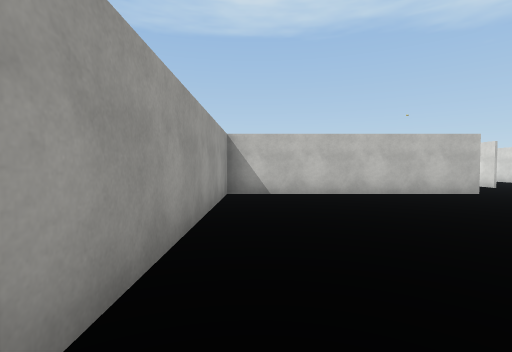
View 1 (above)

16 first-person views from a walk through a scene from a Unity 3-D project. The camera is 1.4 m above the floor, tilts 2° down and sees 85° across. The floor is counted in squares, 2 m on a side. Each view is taken from the middle of a square. On the plan, view 1 faces up. The plan holds only what a view shows up to about 9 squares ahead; the rest is blank. The player is left out. Some surface patterns are stand-ins.

View 2
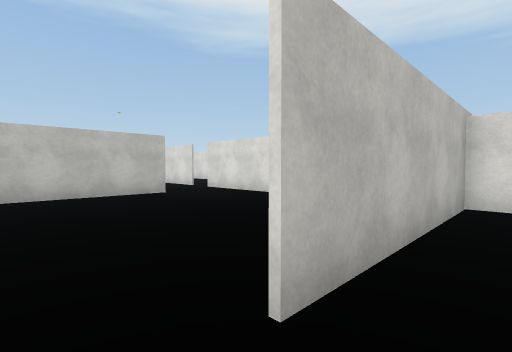

View 3
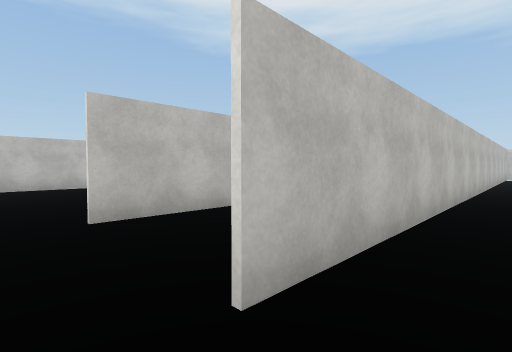

View 4
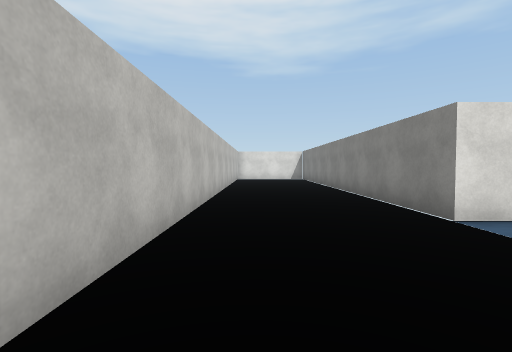

View 5
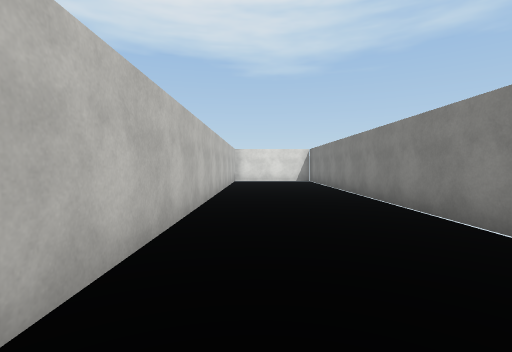

View 6
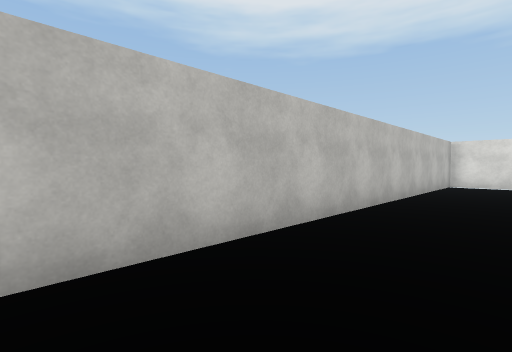

View 7
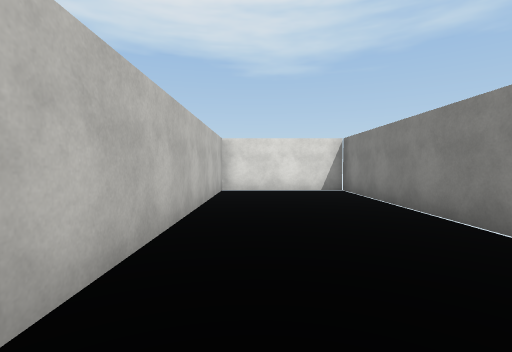

View 8
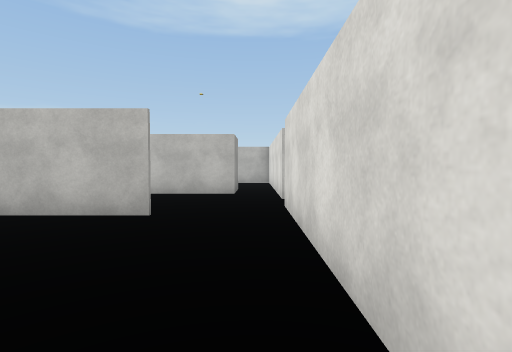

View 9
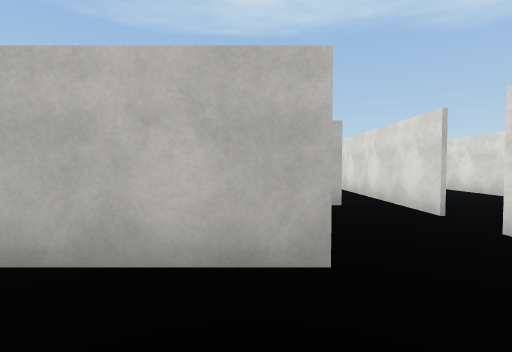

View 10
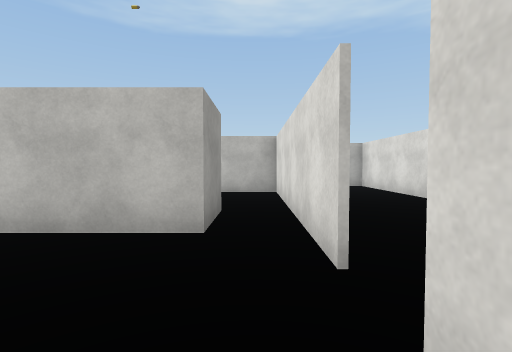

View 11
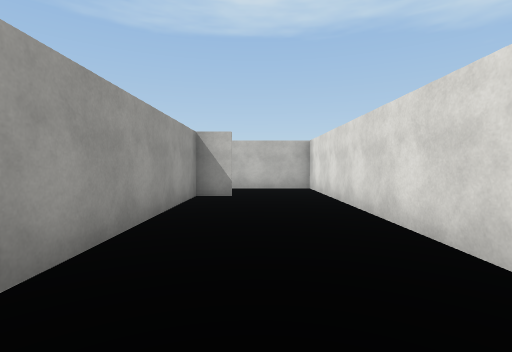

View 12
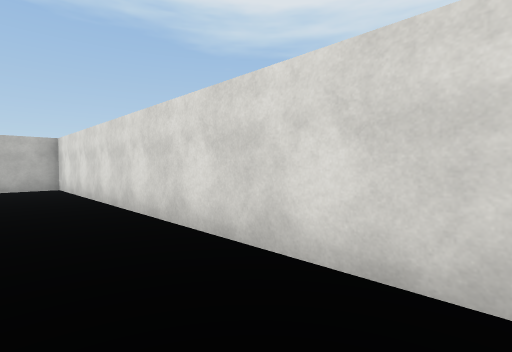

View 13
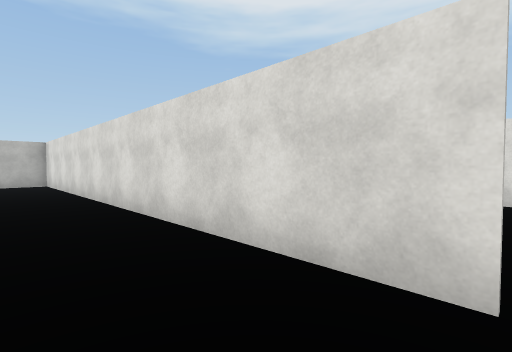

View 14
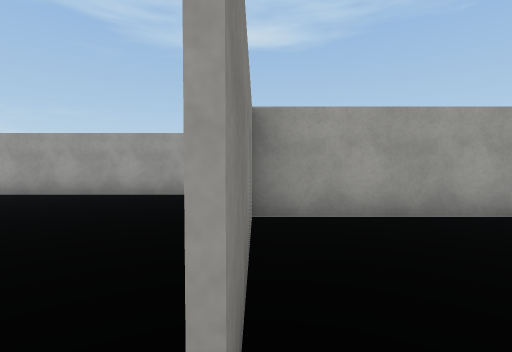

View 15
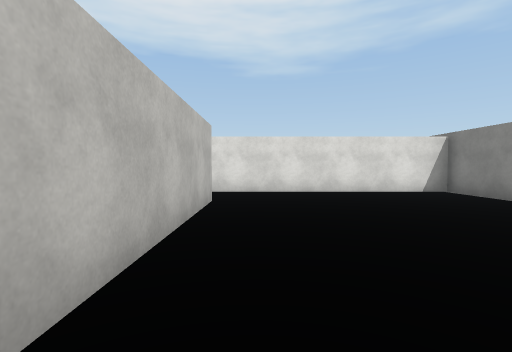

View 16
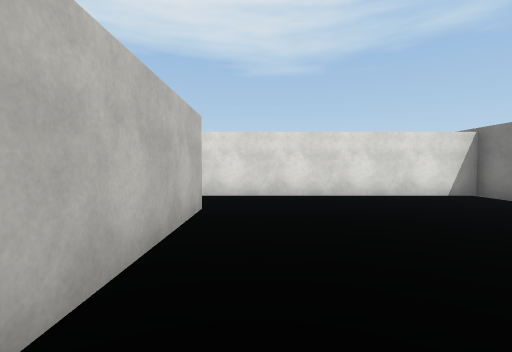

### Floor plan
Points are (right, up) in squares from view 1. A wall is a line through its corners. A room is listed if a view was taken in it or the views show most of it. See-through windows are left out.
Room 1 (views 1, 2, 3, 4, 5, 6, 7, 8, 9, 15, 16)
walls: (5.5, 0.9) (7.5, 0.9); (7.5, 0.1) (7.5, 6.4); (7.5, 0.8) (2.9, 0.8); (8.5, -6.2) (8.5, -5.5) (20, -5.5) (20, -2) (2.9, -2); (5.6, 6.9) (-0.7, 6.9) (-0.7, 0.8)
ways out: opening at (6.5, 7) to room 2
Room 2 (views 10, 14)
walls: (7.5, 8.8) (7.5, 11.5); (6.5, 11.2) (6.5, 9.8) (4.4, 9.8); (7.5, 6.4) (7.5, 7.9); (2.9, 6.9) (5.6, 6.9)
ways out: opening at (6.5, 7) to room 1; opening at (8, 8) to room 3; opening at (4.5, 8.5); opening at (7, 10.5)
Room 3 (view 11)
walls: (7.6, 14.4) (7.6, 9.4); (10.7, 7.5) (10.7, 16.6) (8.2, 16.6)
ways out: opening at (8, 8) to room 2; opening at (9.5, 6.5) to room 4
Room 4 (views 12, 13)
walls: (10.7, 5) (10.7, 7.5)
ways out: opening at (9.5, 6.5) to room 3

Where each view was taken, in squares from view 1:
view 1: 0 up, 0 right, facing up
view 2: 0 up, 2 right, facing up-right
view 3: 3 down, 2 right, facing up-right
view 4: 3 down, 5 right, facing right
view 5: 3 down, 7 right, facing right
view 6: 4 down, 9 right, facing up-right
view 7: 3 down, 12 right, facing right
view 8: 3 up, 7 right, facing up
view 9: 5 up, 5 right, facing up
view 10: 7 up, 7 right, facing up
view 11: 8 up, 9 right, facing up
view 12: 7 up, 9 right, facing up-right
view 13: 5 up, 9 right, facing up-right
view 14: 7 up, 6 right, facing left
view 15: 6 up, 0 right, facing right
view 16: 6 up, 1 right, facing right
